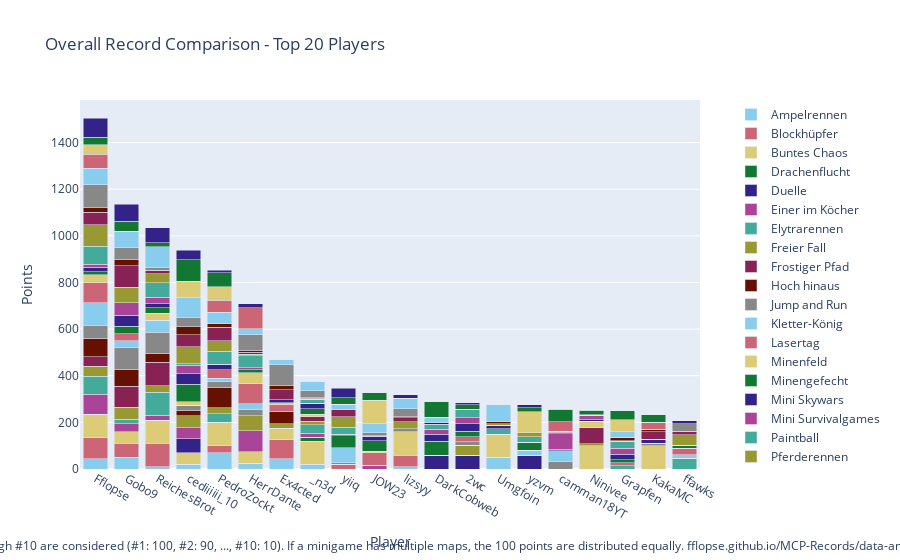

The code cell stored with this chart in its notebook:
### Code cell
import plotly.graph_objects as go

# Sum all columns to get the total score
outDf['Total'] = outDf.sum(axis=1)

# Sort by total score and fill N/A values with 0
outDf = outDf.sort_values(by='Total', ascending=False).fillna(0)

# Crop to top 10 players
cropDf = outDf.head(20).copy()

# Drop the 'Total' column for plotting
cropDf = cropDf.drop(columns=['Total'])

# Create a color palette
color_palette = px.colors.qualitative.Safe

# Create the stacked bar plot
fig = go.Figure()

for column in cropDf.columns.difference(['Player']):
    fig.add_trace(go.Bar(
        x=cropDf.index,
        y=cropDf[column],
        name=column,
        marker_color=color_palette[len(fig.data) % len(color_palette)]
    ))

# Update layout
fig.update_layout(
    barmode='stack',
    title='Overall Record Comparison - Top 20 Players',
    xaxis=dict(title='Player'),
    yaxis=dict(title='Points'),
    #height=800,
    #width=1000,
    legend=dict(
        x=1.05,
        y=0.5,
        traceorder='normal',
        font=dict(size=12),
        bgcolor='rgba(255, 255, 255, 0)',
        bordercolor='rgba(0, 0, 0, 0)'
    ),
    margin=dict(r=200),  # Adjust right margin to make room for the legend
    annotations=[
        dict(
            x=0.5,
            y=-0.235,
            xref='paper',
            yref='paper',
            text='Max 100 points per minigame. Records #1 through #10 are considered (#1: 100, #2: 90, ..., #10: 10). If a minigame has multiple maps, the 100 points are distributed equally. fflopse.github.io/MCP-Records/data-analysis/global-ranking.ipynb',
            showarrow=False,
            font=dict(size=12),
            xanchor='center'
        )
    ]
)

fig.show()

# save the plot as an html file

fig.write_html('out/overall_record_comparison.html')

### Figure 1 — Plotly figure (JSON) as saved in the notebook; plotly's stock layout.template omitted (floating-point values rounded to 4 significant figures)
{"data": [{"marker": {"color": "rgb(136, 204, 238)"}, "name": "Ampelrennen", "type": "bar", "x": ["Fflopse", "Gobo9", "ReichesBrot", "cediiiiii_10", "PedroZockt", "HerrDante", "Ex4cted", "_n3d", "yiiq", "JOW23", "lizsyy", "DarkCobweb", "2wc", "Umgfoin", "yzvm", "camman18YT", "Ninivee", "Grapfen", "KakaMC", "ffawks"], "y": [45, 50, 10, 20, 70, 25, 45, 20, 0, 0, 10, 0, 0, 50, 0, 0, 0, 0, 0, 0]}, {"marker": {"color": "rgb(204, 102, 119)"}, "name": "Blockhüpfer", "type": "bar", "x": ["Fflopse", "Gobo9", "ReichesBrot", "cediiiiii_10", "PedroZockt", "HerrDante", "Ex4cted", "_n3d", "yiiq", "JOW23", "lizsyy", "DarkCobweb", "2wc", "Umgfoin", "yzvm", "camman18YT", "Ninivee", "Grapfen", "KakaMC", "ffawks"], "y": [90, 60, 100, 0, 30, 0, 80, 0, 20, 0, 50, 0, 0, 0, 0, 0, 0, 0, 0, 0]}, {"marker": {"color": "rgb(221, 204, 119)"}, "name": "Buntes Chaos", "type": "bar", "x": ["Fflopse", "Gobo9", "ReichesBrot", "cediiiiii_10", "PedroZockt", "HerrDante", "Ex4cted", "_n3d", "yiiq", "JOW23", "lizsyy", "DarkCobweb", "2wc", "Umgfoin", "yzvm", "camman18YT", "Ninivee", "Grapfen", "KakaMC", "ffawks"], "y": [100, 50, 100, 50, 100, 50, 50, 100, 0, 0, 100, 0, 0, 100, 0, 0, 100, 0, 100, 0]}, {"marker": {"color": "rgb(17, 119, 51)"}, "name": "Drachenflucht", "type": "bar", "x": ["Fflopse", "Gobo9", "ReichesBrot", "cediiiiii_10", "PedroZockt", "HerrDante", "Ex4cted", "_n3d", "yiiq", "JOW23", "lizsyy", "DarkCobweb", "2wc", "Umgfoin", "yzvm", "camman18YT", "Ninivee", "Grapfen", "KakaMC", "ffawks"], "y": [0, 0, 0, 0, 0, 0, 0, 16, 0, 0, 0, 0, 0, 0, 0, 0, 0, 0, 0, 0]}, {"marker": {"color": "rgb(51, 34, 136)"}, "name": "Duelle", "type": "bar", "x": ["Fflopse", "Gobo9", "ReichesBrot", "cediiiiii_10", "PedroZockt", "HerrDante", "Ex4cted", "_n3d", "yiiq", "JOW23", "lizsyy", "DarkCobweb", "2wc", "Umgfoin", "yzvm", "camman18YT", "Ninivee", "Grapfen", "KakaMC", "ffawks"], "y": [0, 0, 0, 60, 0, 0, 0, 0, 0, 0, 0, 60, 60, 0, 60, 0, 0, 0, 0, 0]}, {"marker": {"color": "rgb(170, 68, 153)"}, "name": "Einer im Köcher", "type": "bar", "x": ["Fflopse", "Gobo9", "ReichesBrot", "cediiiiii_10", "PedroZockt", "HerrDante", "Ex4cted", "_n3d", "yiiq", "JOW23", "lizsyy", "DarkCobweb", "2wc", "Umgfoin", "yzvm", "camman18YT", "Ninivee", "Grapfen", "KakaMC", "ffawks"], "y": [86.67, 33.33, 20, 46.67, 0, 90, 0, 16.67, 0, 16.67, 0, 0, 0, 0, 0, 0, 0, 0, 0, 0]}, {"marker": {"color": "rgb(68, 170, 153)"}, "name": "Elytrarennen", "type": "bar", "x": ["Fflopse", "Gobo9", "ReichesBrot", "cediiiiii_10", "PedroZockt", "HerrDante", "Ex4cted", "_n3d", "yiiq", "JOW23", "lizsyy", "DarkCobweb", "2wc", "Umgfoin", "yzvm", "camman18YT", "Ninivee", "Grapfen", "KakaMC", "ffawks"], "y": [76.67, 20, 100, 0, 36.67, 0, 0, 36.67, 0, 0, 0, 0, 0, 23.33, 0, 0, 0, 13.33, 0, 46.67]}, {"marker": {"color": "rgb(153, 153, 51)"}, "name": "Freier Fall", "type": "bar", "x": ["Fflopse", "Gobo9", "ReichesBrot", "cediiiiii_10", "PedroZockt", "HerrDante", "Ex4cted", "_n3d", "yiiq", "JOW23", "lizsyy", "DarkCobweb", "2wc", "Umgfoin", "yzvm", "camman18YT", "Ninivee", "Grapfen", "KakaMC", "ffawks"], "y": [42.5, 52.5, 27.5, 52.5, 25, 62.5, 20, 15, 0, 0, 0, 0, 42.5, 0, 0, 0, 7.5, 0, 0, 0]}, {"marker": {"color": "rgb(136, 34, 85)"}, "name": "Frostiger Pfad", "type": "bar", "x": ["Fflopse", "Gobo9", "ReichesBrot", "cediiiiii_10", "PedroZockt", "HerrDante", "Ex4cted", "_n3d", "yiiq", "JOW23", "lizsyy", "DarkCobweb", "2wc", "Umgfoin", "yzvm", "camman18YT", "Ninivee", "Grapfen", "KakaMC", "ffawks"], "y": [40, 90, 100, 0, 0, 0, 0, 20, 0, 0, 0, 0, 0, 0, 0, 0, 70, 0, 0, 0]}, {"marker": {"color": "rgb(102, 17, 0)"}, "name": "Hoch hinaus", "type": "bar", "x": ["Fflopse", "Gobo9", "ReichesBrot", "cediiiiii_10", "PedroZockt", "HerrDante", "Ex4cted", "_n3d", "yiiq", "JOW23", "lizsyy", "DarkCobweb", "2wc", "Umgfoin", "yzvm", "camman18YT", "Ninivee", "Grapfen", "KakaMC", "ffawks"], "y": [80, 70, 40, 20, 90, 0, 50, 0, 0, 0, 0, 0, 0, 0, 0, 0, 0, 0, 0, 0]}, {"marker": {"color": "rgb(136, 136, 136)"}, "name": "Jump and Run", "type": "bar", "x": ["Fflopse", "Gobo9", "ReichesBrot", "cediiiiii_10", "PedroZockt", "HerrDante", "Ex4cted", "_n3d", "yiiq", "JOW23", "lizsyy", "DarkCobweb", "2wc", "Umgfoin", "yzvm", "camman18YT", "Ninivee", "Grapfen", "KakaMC", "ffawks"], "y": [56.67, 93.33, 90, 23.33, 23.33, 26.67, 0, 0, 6.667, 0, 13.33, 0, 13.33, 0, 0, 33.33, 0, 0, 10, 0]}, {"marker": {"color": "rgb(136, 204, 238)"}, "name": "Kletter-König", "type": "bar", "x": ["Fflopse", "Gobo9", "ReichesBrot", "cediiiiii_10", "PedroZockt", "HerrDante", "Ex4cted", "_n3d", "yiiq", "JOW23", "lizsyy", "DarkCobweb", "2wc", "Umgfoin", "yzvm", "camman18YT", "Ninivee", "Grapfen", "KakaMC", "ffawks"], "y": [95, 30, 50, 0, 15, 25, 0, 0, 65, 0, 0, 0, 0, 0, 20, 45, 0, 0, 0, 15]}, {"marker": {"color": "rgb(204, 102, 119)"}, "name": "Lasertag", "type": "bar", "x": ["Fflopse", "Gobo9", "ReichesBrot", "cediiiiii_10", "PedroZockt", "HerrDante", "Ex4cted", "_n3d", "yiiq", "JOW23", "lizsyy", "DarkCobweb", "2wc", "Umgfoin", "yzvm", "camman18YT", "Ninivee", "Grapfen", "KakaMC", "ffawks"], "y": [86.67, 30, 0, 0, 36.67, 86.67, 30, 0, 0, 53.33, 0, 0, 23.33, 0, 0, 0, 0, 13.33, 0, 26.67]}, {"marker": {"color": "rgb(221, 204, 119)"}, "name": "Minenfeld", "type": "bar", "x": ["Fflopse", "Gobo9", "ReichesBrot", "cediiiiii_10", "PedroZockt", "HerrDante", "Ex4cted", "_n3d", "yiiq", "JOW23", "lizsyy", "DarkCobweb", "2wc", "Umgfoin", "yzvm", "camman18YT", "Ninivee", "Grapfen", "KakaMC", "ffawks"], "y": [33.33, 0, 30, 16.67, 0, 46.67, 10, 10, 0, 6.667, 0, 0, 0, 0, 0, 0, 26.67, 0, 0, 0]}, {"marker": {"color": "rgb(17, 119, 51)"}, "name": "Minengefecht", "type": "bar", "x": ["Fflopse", "Gobo9", "ReichesBrot", "cediiiiii_10", "PedroZockt", "HerrDante", "Ex4cted", "_n3d", "yiiq", "JOW23", "lizsyy", "DarkCobweb", "2wc", "Umgfoin", "yzvm", "camman18YT", "Ninivee", "Grapfen", "KakaMC", "ffawks"], "y": [12.5, 32.5, 25, 75, 0, 12.5, 0, 25, 50, 45, 0, 60, 22.5, 0, 35, 0, 0, 12.5, 0, 12.5]}, {"marker": {"color": "rgb(51, 34, 136)"}, "name": "Mini Skywars", "type": "bar", "x": ["Fflopse", "Gobo9", "ReichesBrot", "cediiiiii_10", "PedroZockt", "HerrDante", "Ex4cted", "_n3d", "yiiq", "JOW23", "lizsyy", "DarkCobweb", "2wc", "Umgfoin", "yzvm", "camman18YT", "Ninivee", "Grapfen", "KakaMC", "ffawks"], "y": [20, 48.33, 16.67, 43.33, 21.67, 0, 11.67, 23.33, 8.333, 16.67, 0, 30, 31.67, 15, 0, 6.667, 6.667, 23.33, 16.67, 0]}, {"marker": {"color": "rgb(170, 68, 153)"}, "name": "Mini Survivalgames", "type": "bar", "x": ["Fflopse", "Gobo9", "ReichesBrot", "cediiiiii_10", "PedroZockt", "HerrDante", "Ex4cted", "_n3d", "yiiq", "JOW23", "lizsyy", "DarkCobweb", "2wc", "Umgfoin", "yzvm", "camman18YT", "Ninivee", "Grapfen", "KakaMC", "ffawks"], "y": [13.33, 53.33, 26.67, 36.67, 0, 10, 0, 0, 0, 0, 0, 20, 26.67, 0, 0, 66.67, 20, 26.67, 0, 0]}, {"marker": {"color": "rgb(68, 170, 153)"}, "name": "Paintball", "type": "bar", "x": ["Fflopse", "Gobo9", "ReichesBrot", "cediiiiii_10", "PedroZockt", "HerrDante", "Ex4cted", "_n3d", "yiiq", "JOW23", "lizsyy", "DarkCobweb", "2wc", "Umgfoin", "yzvm", "camman18YT", "Ninivee", "Grapfen", "KakaMC", "ffawks"], "y": [76.67, 0, 63.33, 6.667, 56.67, 50, 0, 16.67, 30, 0, 0, 20, 33.33, 0, 23.33, 0, 0, 30, 0, 0]}, {"marker": {"color": "rgb(153, 153, 51)"}, "name": "Pferderennen", "type": "bar", "x": ["Fflopse", "Gobo9", "ReichesBrot", "cediiiiii_10", "PedroZockt", "HerrDante", "Ex4cted", "_n3d", "yiiq", "JOW23", "lizsyy", "DarkCobweb", "2wc", "Umgfoin", "yzvm", "camman18YT", "Ninivee", "Grapfen", "KakaMC", "ffawks"], "y": [91.67, 66.67, 38.33, 73.33, 45, 6.667, 0, 0, 45, 0, 28.33, 0, 0, 6.667, 13.33, 0, 0, 0, 0, 46.67]}, {"marker": {"color": "rgb(136, 34, 85)"}, "name": "Replika", "type": "bar", "x": ["Fflopse", "Gobo9", "ReichesBrot", "cediiiiii_10", "PedroZockt", "HerrDante", "Ex4cted", "_n3d", "yiiq", "JOW23", "lizsyy", "DarkCobweb", "2wc", "Umgfoin", "yzvm", "camman18YT", "Ninivee", "Grapfen", "KakaMC", "ffawks"], "y": [53.98, 90.87, 12.52, 51.55, 57.67, 8.35, 43.2, 4.951, 28.64, 2.718, 18.64, 1.942, 2.718, 0, 0, 5.146, 0, 1.359, 32.62, 11.55]}, {"marker": {"color": "rgb(102, 17, 0)"}, "name": "Sammelwahn", "type": "bar", "x": ["Fflopse", "Gobo9", "ReichesBrot", "cediiiiii_10", "PedroZockt", "HerrDante", "Ex4cted", "_n3d", "yiiq", "JOW23", "lizsyy", "DarkCobweb", "2wc", "Umgfoin", "yzvm", "camman18YT", "Ninivee", "Grapfen", "KakaMC", "ffawks"], "y": [22.75, 28.25, 3.25, 34.25, 15, 10, 16.75, 3.75, 0, 3.5, 5, 5.5, 0, 6.75, 3.75, 6, 2, 15, 10.75, 2.75]}, {"marker": {"color": "rgb(136, 136, 136)"}, "name": "Schießstand", "type": "bar", "x": ["Fflopse", "Gobo9", "ReichesBrot", "cediiiiii_10", "PedroZockt", "HerrDante", "Ex4cted", "_n3d", "yiiq", "JOW23", "lizsyy", "DarkCobweb", "2wc", "Umgfoin", "yzvm", "camman18YT", "Ninivee", "Grapfen", "KakaMC", "ffawks"], "y": [96.67, 50, 10, 40, 0, 66.67, 90, 26.67, 0, 10, 33.33, 0, 0, 0, 0, 0, 0, 0, 0, 33.33]}, {"marker": {"color": "rgb(136, 204, 238)"}, "name": "Spleef", "type": "bar", "x": ["Fflopse", "Gobo9", "ReichesBrot", "cediiiiii_10", "PedroZockt", "HerrDante", "Ex4cted", "_n3d", "yiiq", "JOW23", "lizsyy", "DarkCobweb", "2wc", "Umgfoin", "yzvm", "camman18YT", "Ninivee", "Grapfen", "KakaMC", "ffawks"], "y": [70, 70, 90, 85, 50, 25, 25, 40, 25, 40, 45, 25, 0, 75, 0, 0, 0, 25, 0, 0]}, {"marker": {"color": "rgb(204, 102, 119)"}, "name": "Todeswürfel", "type": "bar", "x": ["Fflopse", "Gobo9", "ReichesBrot", "cediiiiii_10", "PedroZockt", "HerrDante", "Ex4cted", "_n3d", "yiiq", "JOW23", "lizsyy", "DarkCobweb", "2wc", "Umgfoin", "yzvm", "camman18YT", "Ninivee", "Grapfen", "KakaMC", "ffawks"], "y": [60, 0, 0, 0, 50, 90, 0, 0, 0, 0, 0, 0, 0, 0, 0, 40, 0, 0, 30, 0]}, {"marker": {"color": "rgb(221, 204, 119)"}, "name": "Waffenfolge", "type": "bar", "x": ["Fflopse", "Gobo9", "ReichesBrot", "cediiiiii_10", "PedroZockt", "HerrDante", "Ex4cted", "_n3d", "yiiq", "JOW23", "lizsyy", "DarkCobweb", "2wc", "Umgfoin", "yzvm", "camman18YT", "Ninivee", "Grapfen", "KakaMC", "ffawks"], "y": [40, 0, 0, 70, 60, 0, 0, 0, 0, 100, 0, 0, 0, 0, 90, 0, 0, 50, 0, 0]}, {"marker": {"color": "rgb(17, 119, 51)"}, "name": "Walls", "type": "bar", "x": ["Fflopse", "Gobo9", "ReichesBrot", "cediiiiii_10", "PedroZockt", "HerrDante", "Ex4cted", "_n3d", "yiiq", "JOW23", "lizsyy", "DarkCobweb", "2wc", "Umgfoin", "yzvm", "camman18YT", "Ninivee", "Grapfen", "KakaMC", "ffawks"], "y": [33.33, 43.33, 16.67, 93.33, 60, 0, 0, 0, 26.67, 33.33, 0, 66.67, 20, 0, 16.67, 53.33, 20, 40, 33.33, 0]}, {"marker": {"color": "rgb(51, 34, 136)"}, "name": "Wettrennen", "type": "bar", "x": ["Fflopse", "Gobo9", "ReichesBrot", "cediiiiii_10", "PedroZockt", "HerrDante", "Ex4cted", "_n3d", "yiiq", "JOW23", "lizsyy", "DarkCobweb", "2wc", "Umgfoin", "yzvm", "camman18YT", "Ninivee", "Grapfen", "KakaMC", "ffawks"], "y": [80, 74, 64, 40, 10, 16, 0, 0, 40, 0, 14, 0, 8, 0, 14, 0, 0, 0, 0, 12]}], "layout": {"annotations": [{"font": {"size": 12}, "showarrow": false, "text": "Max 100 points per minigame. Records #1 through #10 are considered (#1: 100, #2: 90, ..., #10: 10). If a minigame has multiple maps, the 100 points are distributed equally. fflopse.github.io/MCP-Records/data-analysis/global-ranking.ipynb", "x": 0.5, "xanchor": "center", "xref": "paper", "y": -0.235, "yref": "paper"}], "barmode": "stack", "legend": {"bgcolor": "rgba(255, 255, 255, 0)", "bordercolor": "rgba(0, 0, 0, 0)", "font": {"size": 12}, "traceorder": "normal", "x": 1.05, "y": 0.5}, "margin": {"r": 200}, "title": {"text": "Overall Record Comparison - Top 20 Players"}, "xaxis": {"title": {"text": "Player"}}, "yaxis": {"title": {"text": "Points"}}}}
